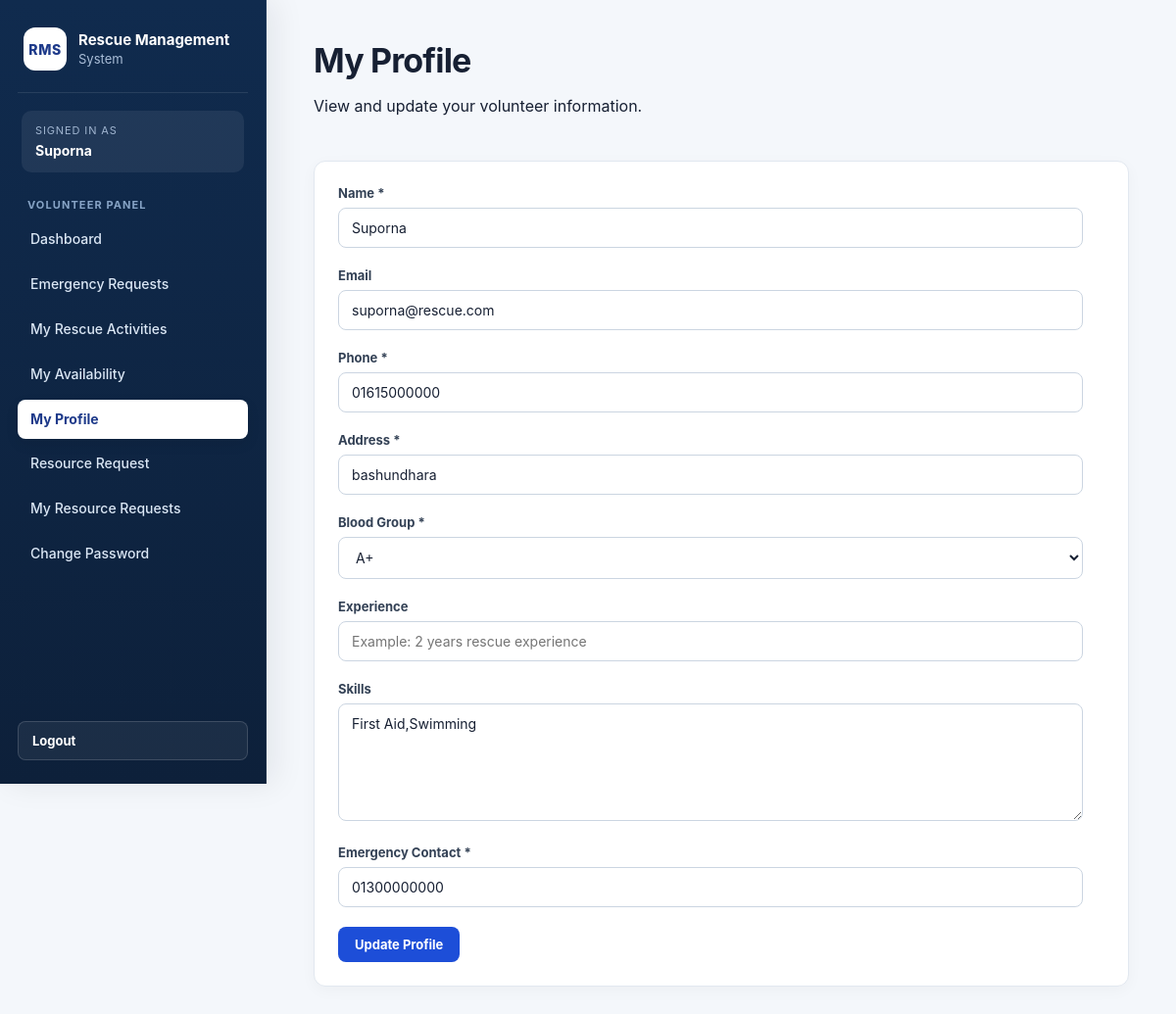
Page /index.php?page=volunteer-profile (signed in) on the earlier database version.
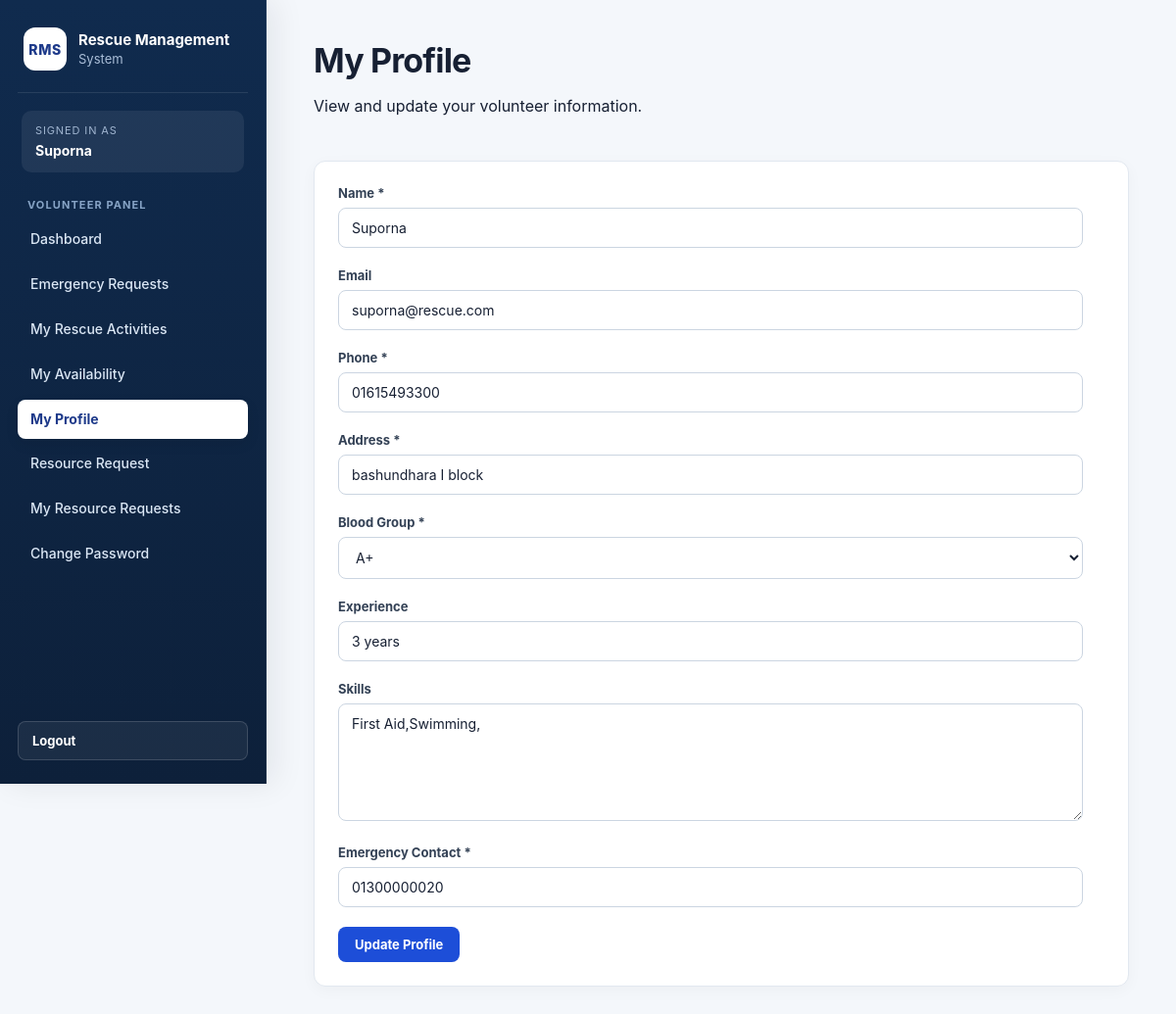
Same page on the later database version.
### tables this page shows
CREATE TABLE `volunteer_profiles` (
  `id` int(11) NOT NULL,
  `user_id` int(11) NOT NULL,
  `address` varchar(255) DEFAULT NULL,
  `blood_group` varchar(10) DEFAULT NULL,
  `experience` varchar(255) DEFAULT NULL,
  `skills` text DEFAULT NULL,
  `emergency_contact` varchar(100) DEFAULT NULL,
  `availability_status` enum('available','unavailable','currently_rescuing') NOT NULL DEFAULT 'available',
  `created_at` timestamp NOT NULL DEFAULT current_timestamp(),
  `updated_at` timestamp NOT NULL DEFAULT current_timestamp() ON UPDATE current_timestamp()
);

CREATE TABLE `users` (
  `id` int(11) NOT NULL,
  `name` varchar(100) NOT NULL,
  `username` varchar(50) NOT NULL,
  `email` varchar(150) NOT NULL,
  `phone` varchar(20) DEFAULT NULL,
  `password` varchar(255) NOT NULL,
  `role` enum('admin','volunteer','witness','help_seeker') NOT NULL,
  `created_at` timestamp NOT NULL DEFAULT current_timestamp(),
  `updated_at` timestamp NOT NULL DEFAULT current_timestamp() ON UPDATE current_timestamp()
);

### models/VolunteerModel.php (called while the page is built, shortened)
<?php
function getVolunteerProfile($conn, $volunteer_id)
{
    $sql = "SELECT
                users.name,
                users.email,
                users.phone,
                volunteer_profiles.address,
                volunteer_profiles.blood_group,
                volunteer_profiles.experience,
                volunteer_profiles.skills,
                volunteer_profiles.emergency_contact,
                volunteer_profiles.availability_status
            FROM users
            LEFT JOIN volunteer_profiles
                ON users.id = volunteer_profiles.user_id
            WHERE users.id = ?
            AND users.role = 'volunteer'";
    $stmt = mysqli_prepare($conn, $sql);
    mysqli_stmt_bind_param(
        $stmt,
        "i",
        $volunteer_id
    );
    mysqli_stmt_execute($stmt);
    $result = mysqli_stmt_get_result($stmt);
    $profile = mysqli_fetch_assoc($result);
    return $profile;
}

### views/volunteer/profile.php (the view, shortened to what the changed rows need)
<?php
require_once "views/partials/header.php";
require_once "views/partials/sidebar.php";
require_once "models/VolunteerModel.php";
$volunteer_id =
    (int)(
        $_SESSION['user']['id']
        ?? 0
    );
$bloodGroups = [
    'A+',
    'A-',
    'B+',
    'B-',
    'AB+',
    'AB-',
    'O+',
    'O-'
];
$profile =
    getVolunteerProfile(
        $conn,
        $volunteer_id
    );
$selectedBloodGroup =
    $_POST['blood_group']
    ?? $profile['blood_group']
    ?? '';
?>
<div class="content">
    <div class="page-header">
        <div>
            <h1>
                My Profile
            </h1>
            <p>
                View and update your volunteer information.
            </p>
        </div>
    </div>
    <div class="card">
        <form
            method="POST"
            action="index.php?page=volunteer-profile"
        >
            <div class="form-group">
                <label for="name">
                    Name *
                </label>
                <input
                    type="text"
                    id="name"
                    name="name"
                    maxlength="100"
                    value="<?= htmlspecialchars(
                        $_POST['name']
                        ?? $profile['name']
                        ?? '',
                        ENT_QUOTES,
                        'UTF-8'
                    ); ?>"
                    required
                >
            </div>
            <div class="form-group">
                <label for="email">
                    Email
                </label>
                <input
                    type="email"
                    id="email"
                    value="<?= htmlspecialchars(
                        $profile['email']
                        ?? '',
                        ENT_QUOTES,
                        'UTF-8'
                    ); ?>"
                    readonly
                >
            </div>
            <div class="form-group">
                <label for="phone">
                    Phone *
                </label>
                <input
                    type="text"
                    id="phone"
                    name="phone"
                    maxlength="20"
                    value="<?= htmlspecialchars(
                        $_POST['phone']
                        ?? $profile['phone']
                        ?? '',
                        ENT_QUOTES,
                        'UTF-8'
                    ); ?>"
                    required
                >
            </div>
            <div class="form-group">
                <label for="address">
                    Address *
                </label>
                <input
                    type="text"
                    id="address"
                    name="address"
                    maxlength="255"
                    value="<?= htmlspecialchars(
                        $_POST['address']
                        ?? $profile['address']
                        ?? '',
                        ENT_QUOTES,
                        'UTF-8'
                    ); ?>"
                    required
                >
            </div>
            <div class="form-group">
                <label for="blood_group">
                    Blood Group *
                </label>
                <select
                    id="blood_group"
                    name="blood_group"
                    required
                >
                    <?php foreach ($bloodGroups as $group): ?>
                        <option
                            value="<?= htmlspecialchars(
                                $group,
                                ENT_QUOTES,
                                'UTF-8'
                            ); ?>"
                            <?= $selectedBloodGroup === $group
                                ? 'selected'
                                : ''; ?>
                        >
                            <?= htmlspecialchars(
                                $group,
                                ENT_QUOTES,
                                'UTF-8'
                            ); ?>
                        </option>
                    <?php endforeach; ?>
                </select>
            </div>
            <div class="form-group">
                <label for="experience">
                    Experience
                </label>
                <input
                    type="text"
                    id="experience"
                    name="experience"
                    maxlength="255"
                    placeholder="Example: 2 years rescue experience"
                    value="<?= htmlspecialchars(
                        $_POST['experience']
                        ?? $profile['experience']
                        ?? '',
                        ENT_QUOTES,
                        'UTF-8'
                    ); ?>"
                >
            </div>
            <div class="form-group">
                <label for="skills">
                    Skills
                </label>
                <textarea
                    id="skills"
                    name="skills"
                    maxlength="2000"
                    placeholder="Example: First Aid, Swimming, Fire Rescue"
                ><?= htmlspecialchars(
                    $_POST['skills']
                    ?? $profile['skills']
                    ?? '',
                    ENT_QUOTES,
                    'UTF-8'
                ); ?></textarea>
            </div>
            <div class="form-group">
                <label for="emergency_contact">
                    Emergency Contact *
                </label>
                <input
                    type="text"
                    id="emergency_contact"
                    name="emergency_contact"
                    maxlength="100"
                    value="<?= htmlspecialchars(
                        $_POST['emergency_contact']
                        ?? $profile['emergency_contact']
                        ?? '',
                        ENT_QUOTES,
                        'UTF-8'
                    ); ?>"
                    required
                >
            </div>
            <button
                type="submit"
                class="btn btn-primary"
            >
                Update Profile
            </button>
        </form>
    </div>
</div>
<?php
require_once
    "views/partials/footer.php";
?>

Differences in the rows shown:
changed volunteer_profiles "Suporna": phone "01615000000" → "01615493300"; address "bashundhara" → "bashundhara I block"; experience (not shown) → "3 years"; skills "First Aid,Swimming" → "First Aid,Swimming,"; emergency_contact "01300000000" → "01300000020"
